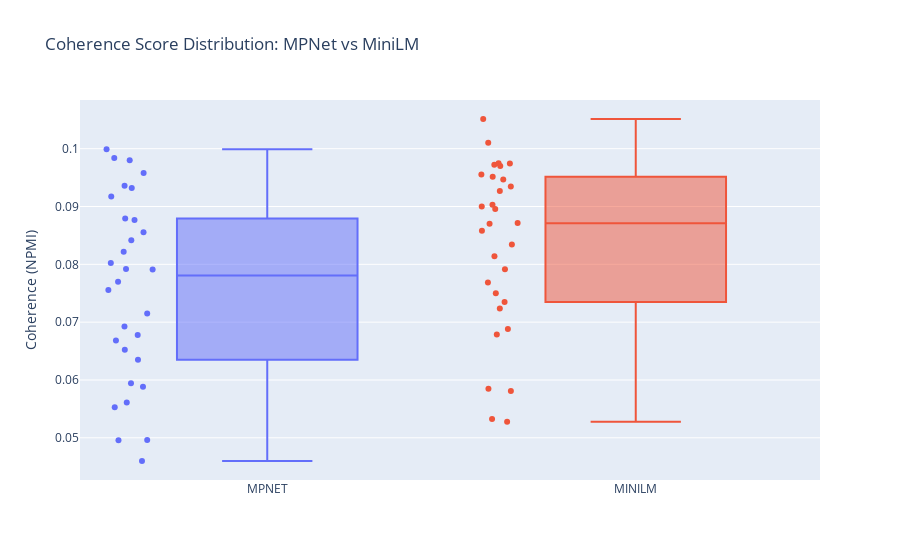

Here is the notebook cell this chart was saved with:
### Code cell
# Visualization: MPNet vs MiniLM
fig = go.Figure()

for emb in ['mpnet', 'minilm']:
    subset = results_df[results_df['embedding_model'] == emb]
    fig.add_trace(go.Box(
        y=subset['coherence'],
        name=emb.upper(),
        boxpoints='all',
        jitter=0.3
    ))

fig.update_layout(
    title='Coherence Score Distribution: MPNet vs MiniLM',
    yaxis_title='Coherence (NPMI)',
    showlegend=False
)

fig.write_html(f"{PROJECT_PATH}/results/embedding_model_comparison.html")
print(f"✅ Saved: {PROJECT_PATH}/results/embedding_model_comparison.html")

try:
    fig.show()
except Exception as e:
    print(f"ℹ️ Interactive display unavailable. Open the HTML file to view.")

### Figure 1 — Plotly figure (JSON) as saved in the notebook; plotly's stock layout.template omitted (floating-point values rounded to 4 significant figures)
{"data": [{"boxpoints": "all", "jitter": 0.3, "name": "MPNET", "type": "box", "y": [0.09992, 0.09581, 0.09801, 0.08555, 0.09839, 0.08792, 0.08217, 0.0791, 0.09361, 0.07555, 0.09322, 0.09172, 0.08024, 0.08765, 0.07918, 0.077, 0.08418, 0.07152, 0.06778, 0.06925, 0.06523, 0.06349, 0.06683, 0.0553, 0.05945, 0.04956, 0.05881, 0.05611, 0.04599, 0.04963]}, {"boxpoints": "all", "jitter": 0.3, "name": "MINILM", "type": "box", "y": [0.08958, 0.09513, 0.09552, 0.09345, 0.09467, 0.101, 0.1051, 0.08139, 0.09722, 0.09743, 0.09747, 0.097, 0.08582, 0.0927, 0.08701, 0.08716, 0.09, 0.09032, 0.07686, 0.07348, 0.07235, 0.07498, 0.08344, 0.05846, 0.07914, 0.05812, 0.05278, 0.06788, 0.05324, 0.06882]}], "layout": {"showlegend": false, "title": {"text": "Coherence Score Distribution: MPNet vs MiniLM"}, "yaxis": {"title": {"text": "Coherence (NPMI)"}}}}
